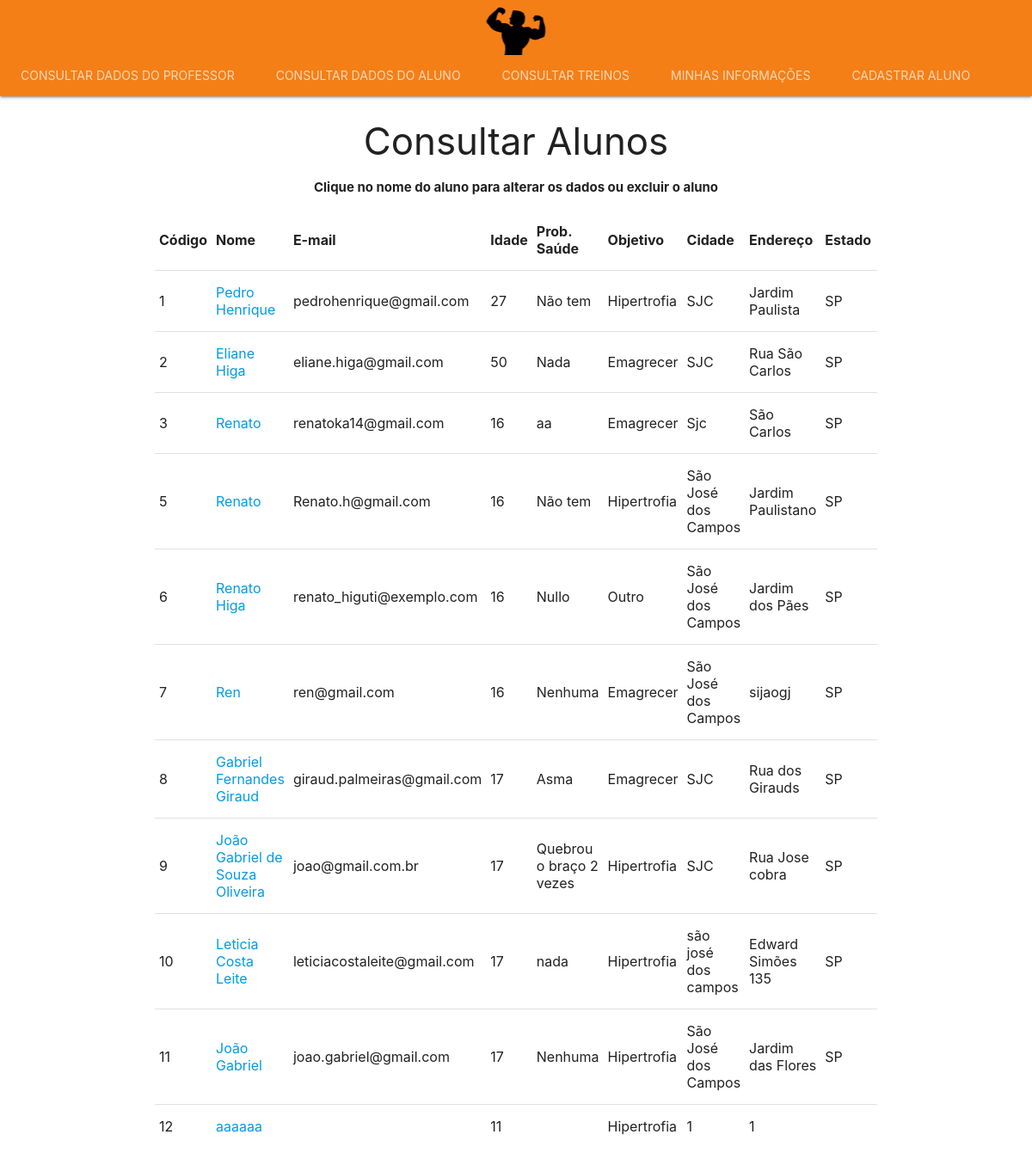
/admin/dataStudent.php (signed in), run on the app's committed database.
### tables this page shows
CREATE TABLE `user` (
  `code_user` int(11) NOT NULL,
  `name_user` varchar(100) NOT NULL,
  `email_user` varchar(100) DEFAULT NULL,
  `password_user` varchar(50) NOT NULL,
  `age_user` int(2) NOT NULL,
  `descriptionHealth_user` text,
  `goal_user` varchar(20) NOT NULL,
  `city_user` varchar(50) NOT NULL,
  `neighborhood_user` varchar(50) NOT NULL,
  `state_user` varchar(50) NOT NULL,
  `phone_user` varchar(13) NOT NULL,
  `rg_user` varchar(13) NOT NULL,
  `cpf_user` varchar(15) NOT NULL,
  `level_user` varchar(15) NOT NULL
);

### admin/dataStudent.php (the view, shortened to what this page needs)
<html>
	<head>
		<?php
			include("../php/includes/important_first_include.php");
		?>
	</head>
	<body>
		<?php include("navbar.php")?>
			<h3 class="center">Consultar Alunos</h3>
			<p class="center"><b>Clique no nome do aluno para alterar os dados ou excluir o aluno</b></p>
			<div class="container">
				<table id="table_students">
					<thead>
						<tr>
							<th>Código</th>
							<th>Nome</th>
							<th>E-mail</th>
							<th>Idade</th>
							<th>Prob. Saúde</th>
							<th>Objetivo</th>
							<th>Cidade</th>
							<th>Endereço</th>
							<th>Estado</th>
						</tr>
					</thead>
					<tbody>
						<?php
							include("../php/includes/connection.php");
							$sql = "SELECT * FROM user";
							$result = $connection->query($sql);
							while($line = $result->fetch_object())
							{
								$nameUTF = utf8_encode($line->name_user);
								$descriptionUTF = utf8_encode($line->descriptionHealth_user);
								$neighborhoodUTF = utf8_encode($line->neighborhood_user);
								echo"
									<tr id=\"$line->code_user\" class=\"OneRow\">
										<td>$line->code_user</td>
										<td id=\"nameUser\" value=\"$nameUTF\"><a href=\"updateStudent.php?code_user=$line->code_user\">$nameUTF</td>
										<td id=\"emailUser\">$line->email_user</td>
										<td id=\"ageUser\">$line->age_user</td>
										<td id=\"descriptionUser\">$descriptionUTF</td>
										<td	id=\"goalUser\">$line->goal_user</td>
										<td	id=\"cityUser\">$line->city_user</td>
										<td	id=\"neighborhoodUser\">$neighborhoodUTF</td>
										<td	id=\"stateUser\">$line->state_user</td>
										<td	id=\"\">$line->phone_user</td>
										<td	id=\"rgUser\">$line->rg_user</td>
										<td	id=\"cpfUser\">$line->cpf_user</td>
										<td	id=\"levelUser\">$line->level_user</td>
									</tr>
								";
							}
						?>
					</tbody>
				</table>
			</div>
	</body>
</html>

### php/includes/important_first_include.php (shortened to what this page needs)
<link rel="stylesheet" href="../materialize/css/materialize.css">

### admin/navbar.php
<?php
echo"
<nav class=\"nav-extended yellow darken-4\">
	<div class=\"nav-wrapper yellow darken-4\">
		<a class=\"brand-logo center\" href=\"Home.php\"><img src=\"../images/icon.png\" style=\"width:75px; height:75px;\"></a>
	</div>
	<div class=\"nav-content yellow darken-4\" id=\"tabs-bar\">
		<ul class=\"tabs tabs-transparent\">
			<li class=\"tab\"><a href=\"dataTeacher.php\">Consultar Dados Do Professor</a></li>
			<li class=\"tab\"><a href=\"dataStudent.php\">Consultar Dados Do Aluno</a></li>
			<li class=\"tab\"><a href=\"dataTrainings.php\">Consultar Treinos</a></li>
			<li class=\"tab\"><a href=\"dataAdmin.php\">Minhas Informações</a></li>
			<li class=\"tab\"><a href=\"registerStudent.php\">Cadastrar Aluno</a></li>
			<li class=\"tab\"><a href=\"registerTeacher.php\">Cadastrar Professor</a></li>
			<li class=\"tab\"><a href=\"Home.php\">Ver todas opções</a></li>
		</ul>
	</div>
</nav>
	";
?>

### admin/dataStudent.php (style rules this page uses)
#table_students { display: block; height: 60%; overflow: scroll; }

### data on the page
user: code_user "1", name_user "Pedro Henrique", email_user "pedrohenrique@gmail.com", age_user "27", descriptionHealth_user "Não tem", goal_user "Hipertrofia", city_user "SJC", neighborhood_user "Jardim Paulista", state_user "SP"
user: code_user "2", name_user "Eliane Higa", email_user "eliane.higa@gmail.com", age_user "50", descriptionHealth_user "Nada", goal_user "Emagrecer", city_user "SJC", neighborhood_user "Rua São Carlos", state_user "SP"
user: code_user "3", name_user "Renato", email_user "renatoka14@gmail.com", age_user "16", descriptionHealth_user "aa", goal_user "Emagrecer", city_user "Sjc", neighborhood_user "São Carlos", state_user "SP"
user: code_user "5", name_user "Renato", email_user "Renato.h@gmail.com", age_user "16", descriptionHealth_user "Não tem", goal_user "Hipertrofia", city_user "São José dos Campos", neighborhood_user "Jardim Paulistano", state_user "SP"
user: code_user "6", name_user "Renato Higa", email_user "renato_higuti@exemplo.com", age_user "16", descriptionHealth_user "Nullo", goal_user "Outro", city_user "São José dos Campos", neighborhood_user "Jardim dos Pães", state_user "SP"
user: code_user "7", name_user "Ren", email_user "ren@gmail.com", age_user "16", descriptionHealth_user "Nenhuma", goal_user "Emagrecer", city_user "São José dos Campos", neighborhood_user "sijaogj", state_user "SP"
user: code_user "8", name_user "Gabriel Fernandes Giraud", email_user "giraud.palmeiras@gmail.com", age_user "17", descriptionHealth_user "Asma", goal_user "Emagrecer", city_user "SJC", neighborhood_user "Rua dos Girauds", state_user "SP"
user: code_user "9", name_user "João Gabriel de Souza Oliveira", email_user "joao@gmail.com.br", age_user "17", descriptionHealth_user "Quebrou o braço 2 vezes", goal_user "Hipertrofia", city_user "SJC", neighborhood_user "Rua Jose cobra", state_user "SP"
user: code_user "10", name_user "Leticia Costa Leite", email_user "leticiacostaleite@gmail.com", age_user "17", descriptionHealth_user "nada", goal_user "Hipertrofia", city_user "são josé dos campos", neighborhood_user "Edward Simões 135", state_user "SP"
user: code_user "11", name_user "João Gabriel", email_user "joao.gabriel@gmail.com", age_user "17", descriptionHealth_user "Nenhuma", goal_user "Hipertrofia", city_user "São José dos Campos", neighborhood_user "Jardim das Flores", state_user "SP"
user: code_user "12", name_user "aaaaaa", age_user "11", goal_user "Hipertrofia", city_user "1", neighborhood_user "1"
